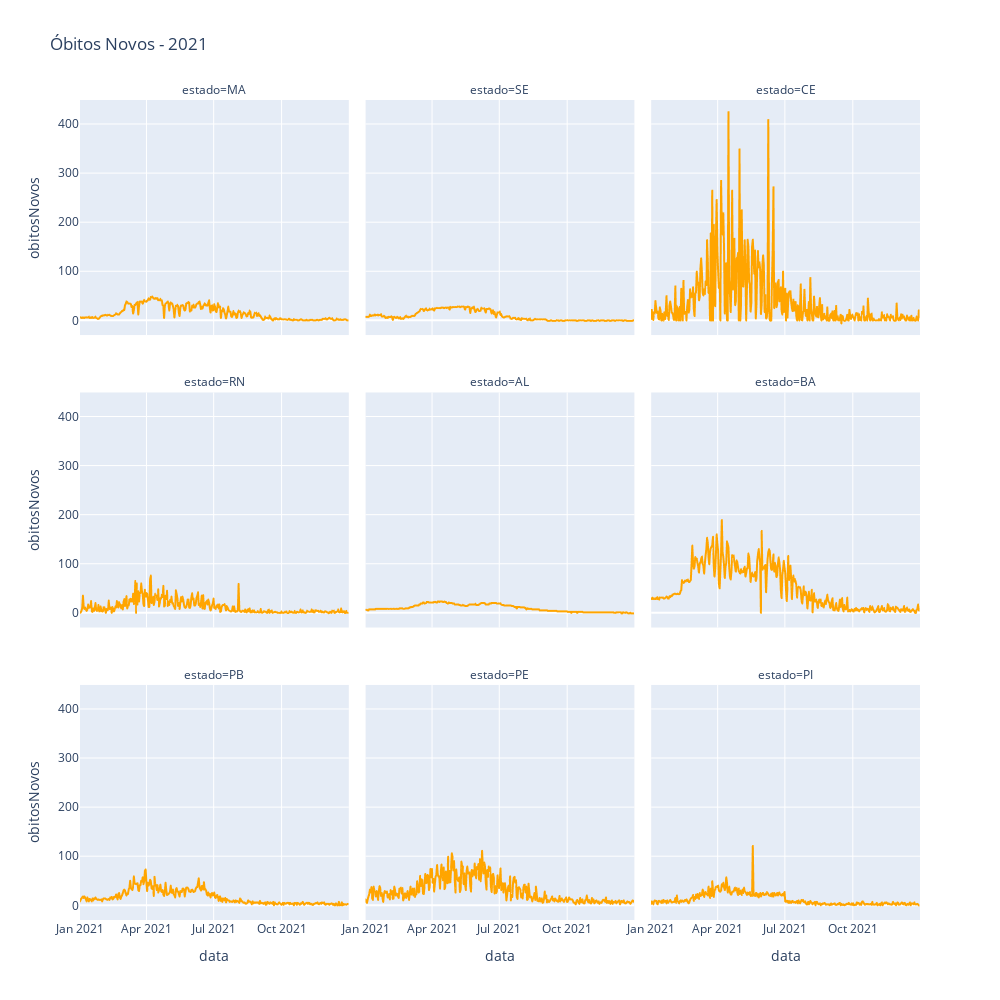

Notebook source saved alongside this figure:
### Markdown cell above
### 3.12. gráfico de óbitos diários

### Code cell
grafico_obitos_diarios = xp.line(
    b2021, x="data", 
    y="obitosNovos", 
    facet_col="estado", 
    facet_col_wrap=3,
    width=1000,
    height=1000,
    title="Óbitos Novos - 2021",
    color_discrete_sequence =['orange']*len(b2021))

grafico_obitos_diarios.show()

### Figure 1 — Plotly figure (JSON) as saved in the notebook; plotly's stock layout.template omitted (floating-point values rounded to 4 significant figures; data arrays with more than 128 entries replaced by an {"elided": "..."} marker saying what was removed)
{"data": [{"hovertemplate": "estado=MA<br>data=%{x}<br>obitosNovos=%{y}<extra></extra>", "legendgroup": "", "line": {"color": "orange", "dash": "solid"}, "marker": {"symbol": "circle"}, "mode": "lines", "name": "", "showlegend": false, "type": "scattergl", "x": {"elided": "365 str values"}, "xaxis": "x7", "y": {"elided": "365 int values"}, "yaxis": "y7"}, {"hovertemplate": "estado=SE<br>data=%{x}<br>obitosNovos=%{y}<extra></extra>", "legendgroup": "", "line": {"color": "orange", "dash": "solid"}, "marker": {"symbol": "circle"}, "mode": "lines", "name": "", "showlegend": false, "type": "scattergl", "x": {"elided": "365 str values"}, "xaxis": "x8", "y": {"elided": "365 int values"}, "yaxis": "y8"}, {"hovertemplate": "estado=CE<br>data=%{x}<br>obitosNovos=%{y}<extra></extra>", "legendgroup": "", "line": {"color": "orange", "dash": "solid"}, "marker": {"symbol": "circle"}, "mode": "lines", "name": "", "showlegend": false, "type": "scattergl", "x": {"elided": "365 str values"}, "xaxis": "x9", "y": {"elided": "365 int values"}, "yaxis": "y9"}, {"hovertemplate": "estado=RN<br>data=%{x}<br>obitosNovos=%{y}<extra></extra>", "legendgroup": "", "line": {"color": "orange", "dash": "solid"}, "marker": {"symbol": "circle"}, "mode": "lines", "name": "", "showlegend": false, "type": "scattergl", "x": {"elided": "365 str values"}, "xaxis": "x4", "y": {"elided": "365 int values"}, "yaxis": "y4"}, {"hovertemplate": "estado=AL<br>data=%{x}<br>obitosNovos=%{y}<extra></extra>", "legendgroup": "", "line": {"color": "orange", "dash": "solid"}, "marker": {"symbol": "circle"}, "mode": "lines", "name": "", "showlegend": false, "type": "scattergl", "x": {"elided": "365 str values"}, "xaxis": "x5", "y": {"elided": "365 int values"}, "yaxis": "y5"}, {"hovertemplate": "estado=BA<br>data=%{x}<br>obitosNovos=%{y}<extra></extra>", "legendgroup": "", "line": {"color": "orange", "dash": "solid"}, "marker": {"symbol": "circle"}, "mode": "lines", "name": "", "showlegend": false, "type": "scattergl", "x": {"elided": "365 str values"}, "xaxis": "x6", "y": {"elided": "365 int values"}, "yaxis": "y6"}, {"hovertemplate": "estado=PB<br>data=%{x}<br>obitosNovos=%{y}<extra></extra>", "legendgroup": "", "line": {"color": "orange", "dash": "solid"}, "marker": {"symbol": "circle"}, "mode": "lines", "name": "", "showlegend": false, "type": "scattergl", "x": {"elided": "365 str values"}, "xaxis": "x", "y": {"elided": "365 int values"}, "yaxis": "y"}, {"hovertemplate": "estado=PE<br>data=%{x}<br>obitosNovos=%{y}<extra></extra>", "legendgroup": "", "line": {"color": "orange", "dash": "solid"}, "marker": {"symbol": "circle"}, "mode": "lines", "name": "", "showlegend": false, "type": "scattergl", "x": {"elided": "365 str values"}, "xaxis": "x2", "y": {"elided": "365 int values"}, "yaxis": "y2"}, {"hovertemplate": "estado=PI<br>data=%{x}<br>obitosNovos=%{y}<extra></extra>", "legendgroup": "", "line": {"color": "orange", "dash": "solid"}, "marker": {"symbol": "circle"}, "mode": "lines", "name": "", "showlegend": false, "type": "scattergl", "x": {"elided": "365 str values"}, "xaxis": "x3", "y": {"elided": "365 int values"}, "yaxis": "y3"}], "layout": {"annotations": [{"font": {}, "showarrow": false, "text": "estado=PB", "x": 0.16, "xanchor": "center", "xref": "paper", "y": 0.2867, "yanchor": "bottom", "yref": "paper"}, {"font": {}, "showarrow": false, "text": "estado=PE", "x": 0.5, "xanchor": "center", "xref": "paper", "y": 0.2867, "yanchor": "bottom", "yref": "paper"}, {"font": {}, "showarrow": false, "text": "estado=PI", "x": 0.84, "xanchor": "center", "xref": "paper", "y": 0.2867, "yanchor": "bottom", "yref": "paper"}, {"font": {}, "showarrow": false, "text": "estado=RN", "x": 0.16, "xanchor": "center", "xref": "paper", "y": 0.6433, "yanchor": "bottom", "yref": "paper"}, {"font": {}, "showarrow": false, "text": "estado=AL", "x": 0.5, "xanchor": "center", "xref": "paper", "y": 0.6433, "yanchor": "bottom", "yref": "paper"}, {"font": {}, "showarrow": false, "text": "estado=BA", "x": 0.84, "xanchor": "center", "xref": "paper", "y": 0.6433, "yanchor": "bottom", "yref": "paper"}, {"font": {}, "showarrow": false, "text": "estado=MA", "x": 0.16, "xanchor": "center", "xref": "paper", "y": 1.0, "yanchor": "bottom", "yref": "paper"}, {"font": {}, "showarrow": false, "text": "estado=SE", "x": 0.5, "xanchor": "center", "xref": "paper", "y": 1.0, "yanchor": "bottom", "yref": "paper"}, {"font": {}, "showarrow": false, "text": "estado=CE", "x": 0.84, "xanchor": "center", "xref": "paper", "y": 1.0, "yanchor": "bottom", "yref": "paper"}], "height": 1000, "legend": {"tracegroupgap": 0}, "title": {"text": "Óbitos Novos - 2021"}, "width": 1000, "xaxis": {"anchor": "y", "domain": [0, 0.32], "title": {"text": "data"}}, "xaxis2": {"anchor": "y2", "domain": [0.34, 0.66], "matches": "x", "title": {"text": "data"}}, "xaxis3": {"anchor": "y3", "domain": [0.68, 1.0], "matches": "x", "title": {"text": "data"}}, "xaxis4": {"anchor": "y4", "domain": [0, 0.32], "matches": "x", "showticklabels": false}, "xaxis5": {"anchor": "y5", "domain": [0.34, 0.66], "matches": "x", "showticklabels": false}, "xaxis6": {"anchor": "y6", "domain": [0.68, 1.0], "matches": "x", "showticklabels": false}, "xaxis7": {"anchor": "y7", "domain": [0, 0.32], "matches": "x", "showticklabels": false}, "xaxis8": {"anchor": "y8", "domain": [0.34, 0.66], "matches": "x", "showticklabels": false}, "xaxis9": {"anchor": "y9", "domain": [0.68, 1.0], "matches": "x", "showticklabels": false}, "yaxis": {"anchor": "x", "domain": [0, 0.2867], "title": {"text": "obitosNovos"}}, "yaxis2": {"anchor": "x2", "domain": [0, 0.2867], "matches": "y", "showticklabels": false}, "yaxis3": {"anchor": "x3", "domain": [0, 0.2867], "matches": "y", "showticklabels": false}, "yaxis4": {"anchor": "x4", "domain": [0.3567, 0.6433], "matches": "y", "title": {"text": "obitosNovos"}}, "yaxis5": {"anchor": "x5", "domain": [0.3567, 0.6433], "matches": "y", "showticklabels": false}, "yaxis6": {"anchor": "x6", "domain": [0.3567, 0.6433], "matches": "y", "showticklabels": false}, "yaxis7": {"anchor": "x7", "domain": [0.7133, 1.0], "matches": "y", "title": {"text": "obitosNovos"}}, "yaxis8": {"anchor": "x8", "domain": [0.7133, 1.0], "matches": "y", "showticklabels": false}, "yaxis9": {"anchor": "x9", "domain": [0.7133, 1.0], "matches": "y", "showticklabels": false}}}
